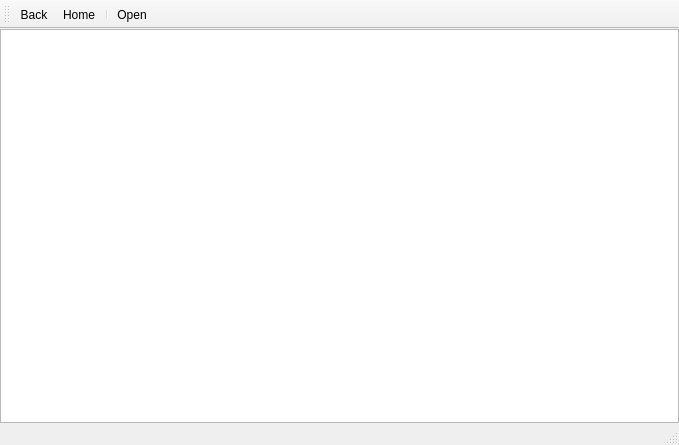
<?xml version="1.0" encoding="UTF-8"?>
<ui version="4.0">
 <class>MainWindow</class>
 <widget class="QMainWindow" name="MainWindow">
  <property name="geometry">
   <rect>
    <x>0</x>
    <y>0</y>
    <width>679</width>
    <height>445</height>
   </rect>
  </property>
  <property name="windowTitle">
   <string>Profile Viewer</string>
  </property>
  <widget class="QWidget" name="centralWidget">
   <layout class="QVBoxLayout" name="verticalLayout">
    <property name="leftMargin">
     <number>0</number>
    </property>
    <property name="topMargin">
     <number>0</number>
    </property>
    <property name="rightMargin">
     <number>0</number>
    </property>
    <property name="bottomMargin">
     <number>0</number>
    </property>
    <item>
     <widget class="QListView" name="listView"/>
    </item>
   </layout>
  </widget>
  <widget class="QMenuBar" name="menuBar">
   <property name="geometry">
    <rect>
     <x>0</x>
     <y>0</y>
     <width>679</width>
     <height>21</height>
    </rect>
   </property>
  </widget>
  <widget class="QToolBar" name="mainToolBar">
   <property name="iconSize">
    <size>
     <width>16</width>
     <height>16</height>
    </size>
   </property>
   <attribute name="toolBarArea">
    <enum>TopToolBarArea</enum>
   </attribute>
   <attribute name="toolBarBreak">
    <bool>false</bool>
   </attribute>
   <addaction name="actionBack"/>
   <addaction name="actionHome"/>
   <addaction name="separator"/>
   <addaction name="actionOpen"/>
  </widget>
  <widget class="QStatusBar" name="statusBar"/>
  <action name="actionOpen">
   <property name="icon">
    <iconset resource="ProfileViewer.qrc">
     <normaloff>:/res/open.png</normaloff>:/res/open.png</iconset>
   </property>
   <property name="text">
    <string>Open</string>
   </property>
   <property name="toolTip">
    <string>Open (Ctrl+O)</string>
   </property>
   <property name="shortcut">
    <string>Ctrl+O</string>
   </property>
  </action>
  <action name="actionClose">
   <property name="icon">
    <iconset resource="ProfileViewer.qrc">
     <normaloff>:/res/close.png</normaloff>:/res/close.png</iconset>
   </property>
   <property name="text">
    <string>Close</string>
   </property>
  </action>
  <action name="actionBack">
   <property name="icon">
    <iconset resource="ProfileViewer.qrc">
     <normaloff>:/res/back.png</normaloff>:/res/back.png</iconset>
   </property>
   <property name="text">
    <string>Back</string>
   </property>
   <property name="toolTip">
    <string>Back (Backspace)</string>
   </property>
   <property name="shortcut">
    <string>Backspace</string>
   </property>
  </action>
  <action name="actionHome">
   <property name="icon">
    <iconset resource="ProfileViewer.qrc">
     <normaloff>:/res/home.png</normaloff>:/res/home.png</iconset>
   </property>
   <property name="text">
    <string>Home</string>
   </property>
   <property name="toolTip">
    <string>Home (Ctrl+Home)</string>
   </property>
   <property name="shortcut">
    <string>Ctrl+Home</string>
   </property>
  </action>
 </widget>
 <layoutdefault spacing="6" margin="11"/>
 <resources>
  <include location="ProfileViewer.qrc"/>
 </resources>
 <connections>
  <connection>
   <sender>actionClose</sender>
   <signal>triggered()</signal>
   <receiver>MainWindow</receiver>
   <slot>close()</slot>
  </connection>
  <connection>
   <sender>actionBack</sender>
   <signal>triggered()</signal>
   <receiver>MainWindow</receiver>
   <slot>back()</slot>
  </connection>
  <connection>
   <sender>actionHome</sender>
   <signal>triggered()</signal>
   <receiver>MainWindow</receiver>
   <slot>home()</slot>
  </connection>
  <connection>
   <sender>actionOpen</sender>
   <signal>triggered()</signal>
   <receiver>MainWindow</receiver>
   <slot>open()</slot>
  </connection>
 </connections>
 <slots>
  <slot>back()</slot>
  <slot>home()</slot>
  <slot>open()</slot>
 </slots>
</ui>
